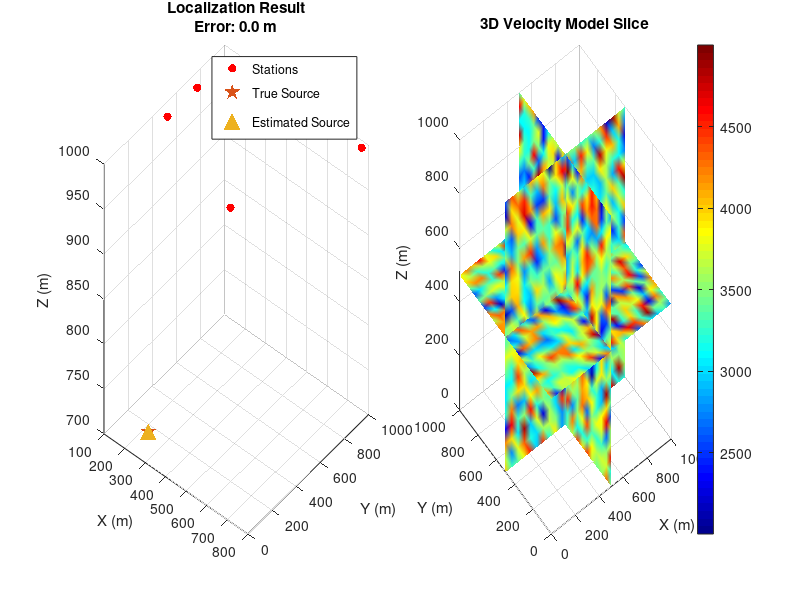

This figure's MATLAB source:
%% Parameter Settings
nx = 20; ny = 20; nz = 20;      % Grid resolution
xrange = [0 1000];               % X-axis range (meters)
yrange = [0 1000];               % Y-axis range (meters)
zrange = [0 1000];               % Z-axis range (meters)
n_stations = 5;                 % Number of stations
t0_search = [-5 5];             % t0 search range (seconds)
dt = 0.2;                       % Time step (seconds)

%% Generate Velocity Model
x = linspace(xrange(1), xrange(2), nx);
y = linspace(yrange(1), yrange(2), ny);
z = linspace(zrange(1), zrange(2), nz);
[XX, YY, ZZ] = ndgrid(x, y, z);  % 3D grid coordinates
velocity = 2000 + 3000*rand(nx, ny, nz); % Velocity range 2000-5000 m/s

%% Generate Stations (surface deployment)
station_pos = [rand(n_stations,2)*1000, 1000*ones(n_stations,1)];

%% True Source Parameters
src_idx = [randi(nx), randi(ny), randi(nz)]; % True source grid index
true_pos = [x(src_idx(1)), y(src_idx(2)), z(src_idx(3))]; % True position
t0_real = 0;                                   % True origin time
v_src = velocity(src_idx(1), src_idx(2), src_idx(3)); % Velocity at source

%% Calculate Theoretical Arrivals (with noise)
T_obs = zeros(n_stations, 1);
for s = 1:n_stations
    d = norm(true_pos - station_pos(s,:));
    T_obs(s) = t0_real + d/v_src;% + 0.02*rand()-0.02*rand();
end

%% Precompute Travel Time Field (vectorized)
all_pos = [XX(:), YY(:), ZZ(:)];               % All grid coordinates
n_grid = size(all_pos, 1);
travel_time = zeros(n_grid, n_stations);       % Travel time matrix

for s = 1:n_stations
    % Calculate distances from all grid points to current station
    delta = all_pos - station_pos(s,:);
    distances = sqrt(sum(delta.^2, 2));
    
    % Compute travel time: distance / velocity at grid point
    travel_time(:,s) = distances ./ velocity(:); % Vectorized calculation
end

%% Grid Search Algorithm
t0_values = t0_search(1):dt:t0_search(2);     % t0 candidates
min_energy = inf;                              % Initialize minimum energy
best_t0 = 0;                                   % Best origin time
best_pos = [0 0 0];                            % Best source position

% Progress bar
h = waitbar(0,'Searching for source...');

for t0 = t0_values
    % Compute time difference energy
    time_diff = T_obs' - t0;                  % Theoretical time differences
    energy = sum(abs(travel_time - time_diff), 2); % L1 norm
    
    % Find current minimum
    [current_min, idx] = min(energy);
    
    % Update global minimum
    if current_min < min_energy
        min_energy = current_min;
        best_t0 = t0;
        best_pos = all_pos(idx,:);
    end
    
    % Update progress bar
    waitbar((t0 - t0_search(1))/(t0_search(2)-t0_search(1)), h);
end
close(h);

%% Visualization
figure('Position', [200 200 1200 500])

% 3D localization results
subplot(1,2,1)
scatter3(station_pos(:,1), station_pos(:,2), station_pos(:,3),...
        'filled', 'MarkerFaceColor',[1 0 0], 'DisplayName','Stations');
hold on
scatter3(true_pos(1), true_pos(2), true_pos(3), 150,...
        'green','pentagram','filled','DisplayName','True Source');
scatter3(best_pos(1), best_pos(2), best_pos(3), 150,...
        'blue','^','filled','DisplayName','Estimated Source');
title(sprintf('Localization Result\nError: %.1f m', norm(true_pos - best_pos)));
xlabel('X (m)'); ylabel('Y (m)'); zlabel('Z (m)');
legend show
grid on
view(40,30)

% Velocity model slices
subplot(1,2,2)
% Permute dimensions for slice visualization
velocity_perm = permute(velocity, [2,1,3]);  % Swap X-Y dimensions
% Regenerate grid coordinates with correct ordering
[YY_slice, XX_slice, ZZ_slice] = ndgrid(y, x, z); 

slice(XX_slice, YY_slice, ZZ_slice, velocity_perm, 500, 500, 500);
shading interp
colormap jet
colorbar
title('3D Velocity Model Slice');
xlabel('X (m)'); ylabel('Y (m)'); zlabel('Z (m)');

%% Results Output
fprintf('\n=== Localization Results ===\n');
fprintf('True Position: (%.1f, %.1f, %.1f)\n', true_pos);
fprintf('Estimated Position: (%.1f, %.1f, %.1f)\n', best_pos);
fprintf('Position Error: %.2f m\n', norm(true_pos - best_pos));
fprintf('True Origin Time: %.2f s\n', t0_real);
fprintf('Estimated Origin Time: %.2f s\n', best_t0);
fprintf('Time Error: %.2f s\n', abs(t0_real - best_t0));
